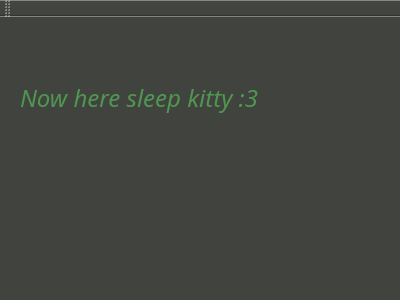
<?xml version="1.0" encoding="UTF-8"?>
<ui version="4.0">
 <class>MainWindow</class>
 <widget class="QMainWindow" name="MainWindow">
  <property name="geometry">
   <rect>
    <x>0</x>
    <y>0</y>
    <width>400</width>
    <height>300</height>
   </rect>
  </property>
  <property name="windowTitle">
   <string>MainWindow</string>
  </property>
  <property name="styleSheet">
   <string notr="true">color: rgb(85, 87, 83);
background-color: rgb(65, 67, 63);</string>
  </property>
  <widget class="QWidget" name="centralWidget">
   <widget class="QLabel" name="label">
    <property name="geometry">
     <rect>
      <x>20</x>
      <y>40</y>
      <width>401</width>
      <height>81</height>
     </rect>
    </property>
    <property name="sizePolicy">
     <sizepolicy hsizetype="Minimum" vsizetype="Minimum">
      <horstretch>0</horstretch>
      <verstretch>0</verstretch>
     </sizepolicy>
    </property>
    <property name="font">
     <font>
      <family>Fallout Regular</family>
      <pointsize>18</pointsize>
      <italic>true</italic>
     </font>
    </property>
    <property name="styleSheet">
     <string notr="true">color: rgb(80, 150, 80);
border-color: rgb(23, 23, 23);</string>
    </property>
    <property name="text">
     <string>Now here sleep kitty :3</string>
    </property>
    <property name="scaledContents">
     <bool>false</bool>
    </property>
   </widget>
  </widget>
  <widget class="QMenuBar" name="menuBar">
   <property name="geometry">
    <rect>
     <x>0</x>
     <y>0</y>
     <width>400</width>
     <height>22</height>
    </rect>
   </property>
  </widget>
  <widget class="QToolBar" name="mainToolBar">
   <attribute name="toolBarArea">
    <enum>TopToolBarArea</enum>
   </attribute>
   <attribute name="toolBarBreak">
    <bool>false</bool>
   </attribute>
  </widget>
  <widget class="QStatusBar" name="statusBar"/>
 </widget>
 <layoutdefault spacing="6" margin="11"/>
 <resources/>
 <connections/>
</ui>
